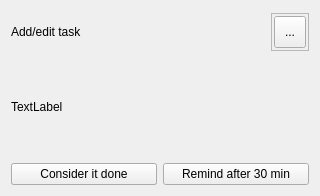
<?xml version="1.0" encoding="UTF-8"?>
<ui version="4.0">
 <class>Form</class>
 <widget class="QWidget" name="Form">
  <property name="geometry">
   <rect>
    <x>0</x>
    <y>0</y>
    <width>320</width>
    <height>196</height>
   </rect>
  </property>
  <property name="minimumSize">
   <size>
    <width>320</width>
    <height>196</height>
   </size>
  </property>
  <property name="windowTitle">
   <string>Message</string>
  </property>
  <property name="windowIcon">
   <iconset resource="../resources.qrc">
    <normaloff>:/icons/icons/png/tray.png</normaloff>:/icons/icons/png/tray.png</iconset>
  </property>
  <property name="windowOpacity">
   <double>0.950000000000000</double>
  </property>
  <layout class="QGridLayout" name="gridLayout">
   <property name="sizeConstraint">
    <enum>QLayout::SetMaximumSize</enum>
   </property>
   <item row="0" column="0">
    <layout class="QHBoxLayout" name="horizontalLayout" stretch="0,0,0">
     <property name="spacing">
      <number>0</number>
     </property>
     <property name="sizeConstraint">
      <enum>QLayout::SetDefaultConstraint</enum>
     </property>
     <property name="topMargin">
      <number>2</number>
     </property>
     <item>
      <widget class="QLabel" name="label_title">
       <property name="text">
        <string>Add/edit task</string>
       </property>
      </widget>
     </item>
     <item>
      <spacer name="horizontalSpacer">
       <property name="orientation">
        <enum>Qt::Horizontal</enum>
       </property>
       <property name="sizeType">
        <enum>QSizePolicy::Expanding</enum>
       </property>
       <property name="sizeHint" stdset="0">
        <size>
         <width>40</width>
         <height>20</height>
        </size>
       </property>
      </spacer>
     </item>
     <item>
      <widget class="QFrame" name="frame_2">
       <property name="minimumSize">
        <size>
         <width>38</width>
         <height>38</height>
        </size>
       </property>
       <property name="frameShape">
        <enum>QFrame::StyledPanel</enum>
       </property>
       <property name="frameShadow">
        <enum>QFrame::Raised</enum>
       </property>
       <layout class="QGridLayout" name="gridLayout_9">
        <property name="sizeConstraint">
         <enum>QLayout::SetDefaultConstraint</enum>
        </property>
        <property name="leftMargin">
         <number>0</number>
        </property>
        <property name="topMargin">
         <number>0</number>
        </property>
        <property name="rightMargin">
         <number>0</number>
        </property>
        <property name="bottomMargin">
         <number>0</number>
        </property>
        <property name="horizontalSpacing">
         <number>0</number>
        </property>
        <item row="0" column="0">
         <widget class="QToolButton" name="toolButton_close">
          <property name="minimumSize">
           <size>
            <width>32</width>
            <height>32</height>
           </size>
          </property>
          <property name="maximumSize">
           <size>
            <width>32</width>
            <height>32</height>
           </size>
          </property>
          <property name="toolTip">
           <string>Close</string>
          </property>
          <property name="styleSheet">
           <string notr="true"/>
          </property>
          <property name="text">
           <string>...</string>
          </property>
          <property name="icon">
           <iconset resource="../resources.qrc">
            <normaloff>:/icons/icons/png/cross.png</normaloff>:/icons/icons/png/cross.png</iconset>
          </property>
          <property name="iconSize">
           <size>
            <width>48</width>
            <height>48</height>
           </size>
          </property>
         </widget>
        </item>
       </layout>
      </widget>
     </item>
    </layout>
   </item>
   <item row="1" column="0">
    <layout class="QGridLayout" name="gridLayout_3">
     <item row="2" column="0">
      <widget class="QPushButton" name="pushButton_done">
       <property name="text">
        <string>Set done</string>
       </property>
      </widget>
     </item>
     <item row="2" column="0">
      <widget class="QPushButton" name="pushButton_ok">
       <property name="text">
        <string>Consider it done</string>
       </property>
      </widget>
     </item>
     <item row="2" column="1">
      <widget class="QPushButton" name="pushButton_cancel">
       <property name="text">
        <string>Remind after 30 min</string>
       </property>
      </widget>
     </item>
     <item row="0" column="0" colspan="2">
      <widget class="QLabel" name="label_message">
       <property name="minimumSize">
        <size>
         <width>300</width>
         <height>100</height>
        </size>
       </property>
       <property name="text">
        <string>TextLabel</string>
       </property>
       <property name="wordWrap">
        <bool>true</bool>
       </property>
      </widget>
     </item>
    </layout>
   </item>
  </layout>
 </widget>
 <resources>
  <include location="../resources.qrc"/>
 </resources>
 <connections/>
</ui>
